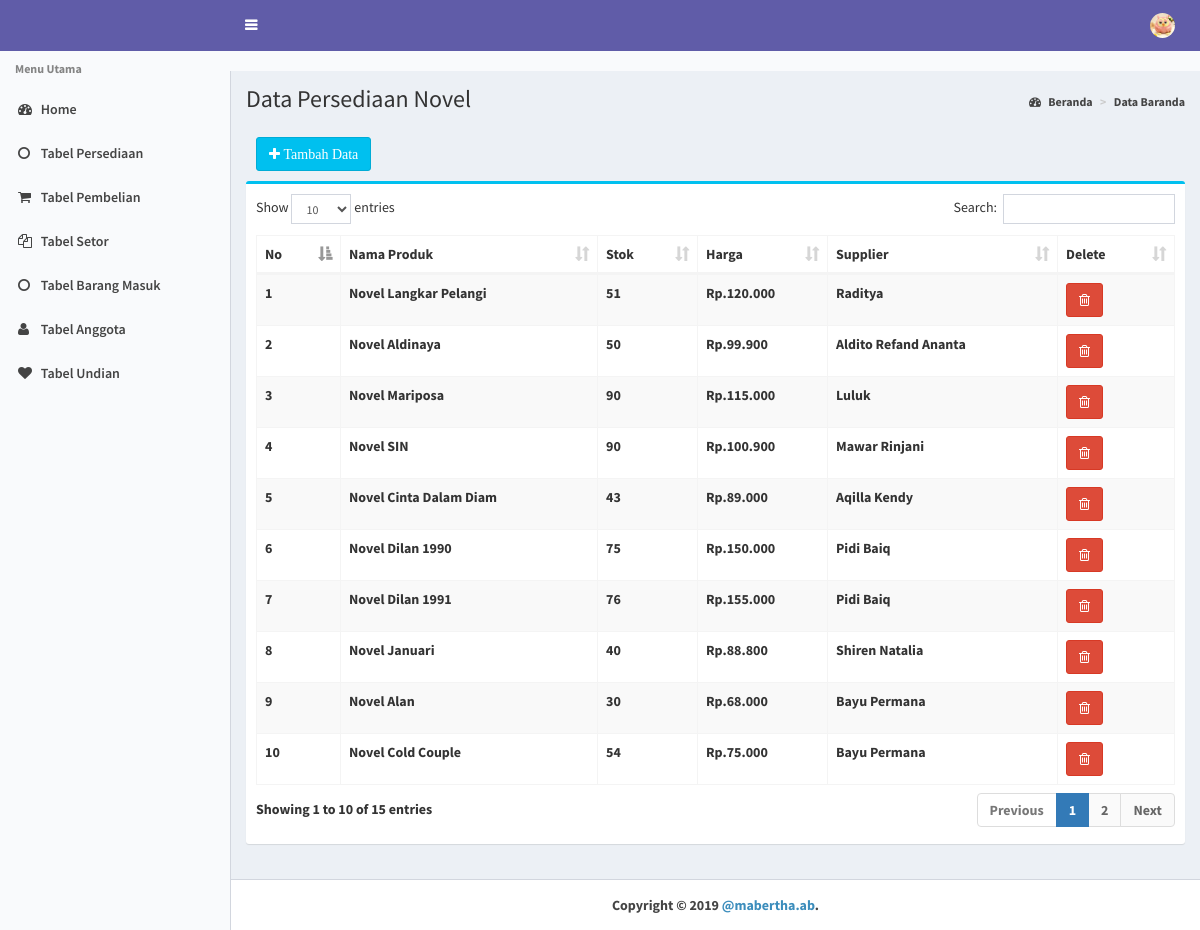
The app's page /?pg=persediaan&act=view with its own data.
### tables this page shows
CREATE TABLE `produk` (
  `kd_brg` int(11) NOT NULL,
  `nama_barang` varchar(100) NOT NULL,
  `stok` int(11) NOT NULL,
  `harga` int(11) NOT NULL,
  `supplier` varchar(100) NOT NULL
);

### persediaan.php (the view, shortened to what this page needs)
<?php
    switch ($_GET['act']) {
      case 'view':
      ?>
<div class="content-wrapper">
        <section class="content-header">
        <h1> Data Persediaan Novel </h1>
            <ol class="breadcrumb">
            <li><a href="?pg=dashboard"><i class="fa fa-dashboard"></i> Beranda</a></li>
            <li class="active"><a href="?pg=pggna&act=view">Data Baranda
             </ol>
        </section>
<section class="content">
  <div class="row">
    <div class="col-md-12">
    <div class="box-header">
    <a href="?pg=persediaan&act=add"> <button type="button" class="btn btn-info"><i class = "fa fa-plus"> Tambah Data </i></button> </a>
    </div>
              <div class="box box-info">
                  <div class="box-body">
                  <div class="table-responsive">
                  <table id="example1" class="table table-bordered table-striped">
                    <thead>
                      <tr>
                        <th>No</th>
                        <th>Nama Produk</th>
                        <th>Stok</th>
                        <th>Harga</th>
                        <th>Supplier</th>
                        <th>Delete</th>
                      </tr>
                    </thead>
                    <tbody>
                    <?php
                    $tampil=mysql_query("SELECT * FROM produk order by kd_brg asc");
                    $no = 1;
                      while ($r=mysql_fetch_array($tampil)){
                    ?>
                        <tr>
                        <td><?php echo "$no"?></td>
                        <td><?php echo "$r[nama_barang]"?></td>
                        <td><?php echo "$r[stok]"?></td>
                        <td><?php echo "Rp.". number_format("$r[harga]",'0','.','.')?></td>
                        <td><?php echo "$r[supplier]"?></td>
                        <td><a href="?pg=persediaan&act=delete&id=<?php echo $r['kd_brg']?>"><button type="button" class="btn btn-danger" onclick="return confirm('Apakah anda yakin akan menghapusnya?');"><i class = "fa fa-trash-o"></i></button></a></td>
                        </tr>
            <?php
                    $no++;
                    }
                    ?>
               </tbody>
                  </table>
                  </div>
              </div>
              </div>
              </div>
  </div>
</section>
    </div>
</div>
       <?php
   break;
    ?>
    <?php
    }
    ?>

### index.php (shortened to what this page needs)
<!DOCTYPE html>
<html>
  <head>
    <link rel="stylesheet" href="bootstrap/css/bootstrap.min.css">
    <link rel="stylesheet" href="bootstrap/font-awesome/css/font-awesome.min.css">
    <link rel="stylesheet" href="https://code.ionicframework.com/ionicons/2.0.1/css/ionicons.min.css">
    <link rel="stylesheet" href="dist/css/AdminLTE.min.css">
    <link rel="stylesheet" href="dist/css/skins/skin-purple-light.min.css">
    <link rel="stylesheet" href="plugins/datatables/dataTables.bootstrap.css">
    <link rel="stylesheet" href="plugins/datepicker/datepicker3.css">
    <link rel="stylesheet" href="plugins/daterangepicker/daterangepicker-bs3.css">
    <link rel="stylesheet" href="plugins/select2/select2.min.css">
    <link rel="stylesheet" href="dist/css/bootstrap-submenu.min.css">
    <link href="dist/slider/js-image-slider.css" rel="stylesheet" type="text/css" />
  </head>
  <body class="hold-transition skin-purple-light sidebar-mini">
    <div class="wrapper">
      <header class="main-header">
        <a href="#" class="logo">
          <span class="logo-mini"><b>SISTEM STOK </span>
          <span class="logo-lg"><b>SISTEM STOK  </b></span>
        </a>
        <nav class="navbar navbar-static-top" role="navigation">
          <a href="#" class="sidebar-toggle" data-toggle="offcanvas" role="button">
          </a>
          <div class="navbar-custom-menu">
            <ul class="nav navbar-nav">
              <li class="dropdown user user-menu">
                <a href="#" class="dropdown-toggle" data-toggle="dropdown">
                  <img src="dist/img/images.jpg" class="user-image" alt="User Image">
                </a>
              </li>
            </ul>
          </div>
        </nav>
      </header>
      <aside class="main-sidebar">
        <section class="sidebar">
          <ul class="sidebar-menu">
            <li class="header">Menu Utama</li>
            <li >
              <a href="?pg=dashboard">
                <i class="fa fa-dashboard"></i> <span>Home</span>
              </a>
            </li>
          <li class="treeview">
             <a href="?pg=persediaan&act=view">
               <i class="fa fa-circle-o"></i>
                <span>Tabel Persediaan</span>
              </a>
            </li>
            <li class="treeview">
              <a href="?pg=beli&act=view">
                <i class="fa fa-shopping-cart"></i>
                <span>Tabel Pembelian</span>
              </a>
            </li>
            <li class="treeview">
              <a href="?pg=setor&act=view">
                <i class="fa fa-files-o"></i>
                <span>Tabel Setor</span>
              </a>
            </li>
             <li class="treeview">
              <a href="?pg=brgmasuk&act=view">
                <i class="fa fa-circle-o"></i>
                <span>Tabel Barang Masuk</span>
              </a>
            </li>
            <li class="treeview">
            <a href="?pg=anggota&act=view">
            <i class="fa fa-user"></i>
            <span>Tabel Anggota</span>
            </a>
            </li>
            <li class="treeview">
            <a href="?pg=undian&act=view">
            <i class="fa fa-heart"></i>
            <span>Tabel Undian</span>
            </a>
            </li>
          </ul>
        </section>
      </aside>
      <?php
      include "content.php";
      ?>
      <footer class="main-footer">
        <div align="center" class="pull-center hidden-xs">
          <b><strong >Copyright &copy; 2019 <a href="webphpmysql.com">@mabertha.ab</a>.</strong></b>
        </div>
      </footer>
  </body>
</html>

### content.php (shortened to what this page needs)
<?php
if (!isset($_GET['pg'])) {
	include 'dashboard.php';
} else {
	switch ($_GET['pg']) {
		case 'persediaan':
			include 'persediaan.php';
			break;
	}
}
?>

### records on screen
produk: nama_barang "Novel Langkar Pelangi", stok "51", harga "120.000", supplier "Raditya"
produk: nama_barang "Novel Aldinaya", stok "50", harga "99.900", supplier "Aldito Refand Ananta"
produk: nama_barang "Novel Mariposa", stok "90", harga "115.000", supplier "Luluk"
produk: nama_barang "Novel SIN", stok "90", harga "100.900", supplier "Mawar Rinjani"
produk: nama_barang "Novel Cinta Dalam Diam", stok "43", harga "89.000", supplier "Aqilla Kendy"
produk: nama_barang "Novel Dilan 1990", stok "75", harga "150.000", supplier "Pidi Baiq"
produk: nama_barang "Novel Dilan 1991", stok "76", harga "155.000", supplier "Pidi Baiq"
produk: nama_barang "Novel Januari", stok "40", harga "88.800", supplier "Shiren Natalia"
produk: nama_barang "Novel Alan", stok "30", harga "68.000", supplier "Bayu Permana"
produk: nama_barang "Novel Cold Couple", stok "54", harga "75.000", supplier "Bayu Permana"
